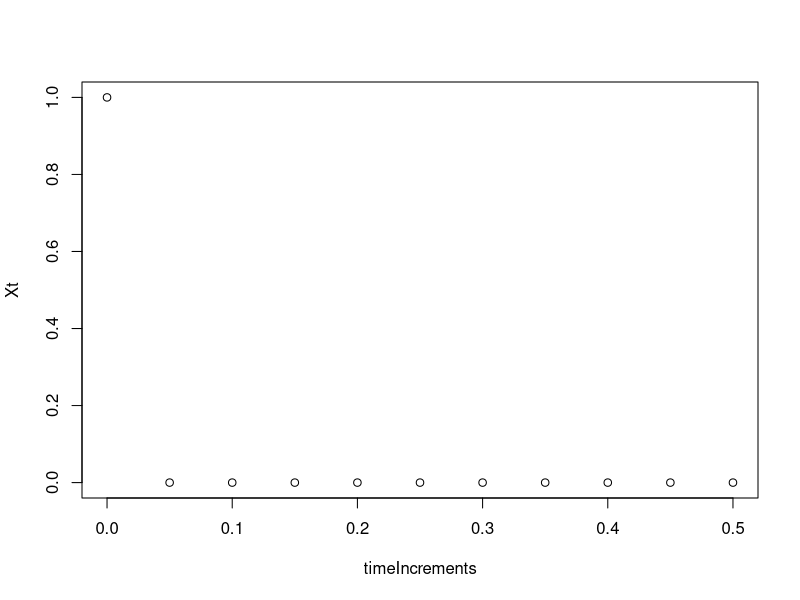
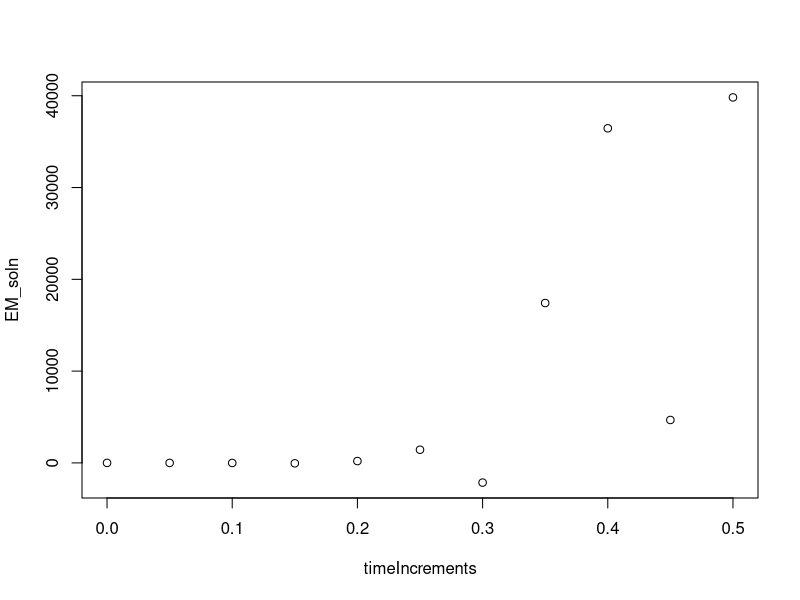
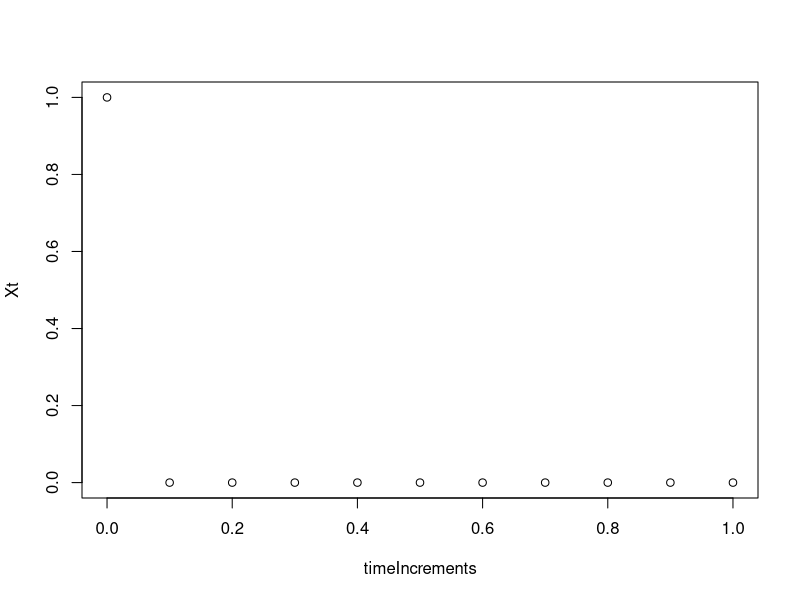
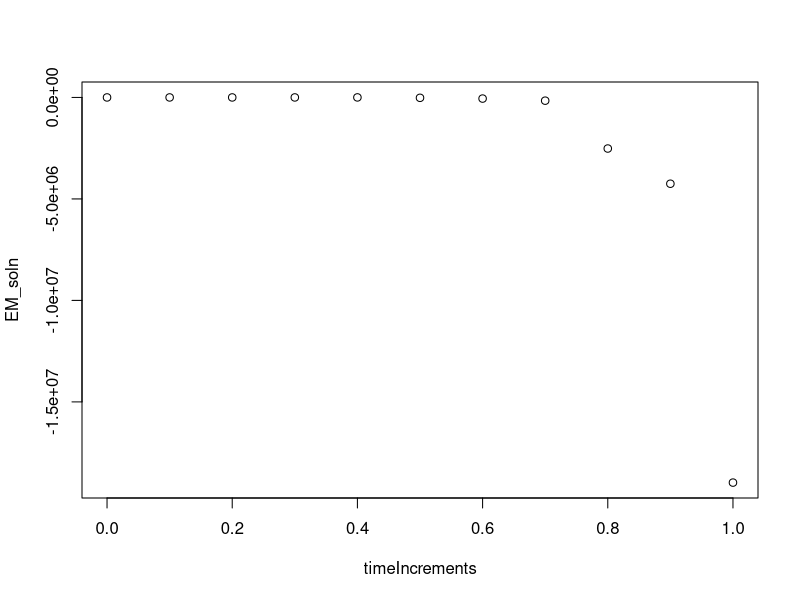

Write the R code that produced these figures, in order.

blackScholes = function(T,N, lambda, mu) {
	
	##   loop over time steps

timeIncrements = seq(0, T,T/N);
W_vec = rep(0, N+1);
X0 = 1;
# Euler-Maruyama (Solution)
EM_soln = rep(0,N+1);
EM_soln[1] = X0;

for (j in 0:N) {
	
	if (j == 0) {
		W = 0;
		EM = X0;
	}
	if (j > 0) {
		dW = rnorm(1,0, sqrt(T/N));
		W = W_vec[j] + dW;
		EM = EM_soln[j] + lambda*EM_soln[j]*T/N + mu*EM_soln[j]*dW;
	}
	W_vec[j+1] = W;
	EM_soln[j+1] = EM;
	
}
Xt = X0*exp((lambda-mu^2/2)*timeIncrements + mu*W_vec);
#par(mfrow = c(2,1));
plot(timeIncrements, Xt);
plot(timeIncrements, EM_soln);

}


blackScholes(0.5,10,0.1,20)







	##   loop over time steps
T <- 1
N <- 10
lambda <- 1
mu <- 20


timeIncrements = seq(0, T,T/N)
W_vec = rep(0, N+1);
X0 = 1
# Euler-Maruyama (Solution)
EM_soln = rep(0,N+1)
EM_soln[1] = X0

for (j in 0:N) {
	
	if (j == 0) {
		W = 0;
		EM = X0;
	}
	if (j > 0) {
	  # Simulate Values of dW 
		dW = rnorm(n=1,mean=0, sd=sqrt(T/N));
		# Add randomeness term 
		W = W_vec[j] + dW;
		# Solution
		EM = EM_soln[j] + lambda*EM_soln[j]*T/N + mu*EM_soln[j]*dW
	}
	W_vec[j+1] = W
	EM_soln[j+1] = EM
	
}


Xt = X0*exp((lambda-mu^2/2)*timeIncrements + mu*W_vec)
plot(timeIncrements, Xt)
plot(timeIncrements, EM_soln)


